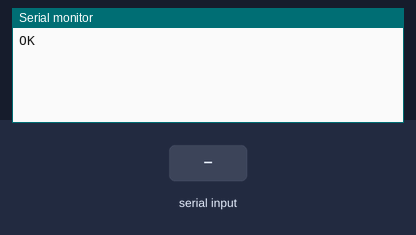
Bench run of a sketch on a simulated Arduino Uno, built with avr-gcc and run on an emulated ATmega328P. Parts: the last lines printed to the serial monitor. Inputs (shaded band) come from the test bench. The modem accepts every AT command (registered, SIM ready, sends succeed) and sends nothing else.

Above: at 1.2 s.
1.3 s: "1" received over the second serial link
At 1.7 s:
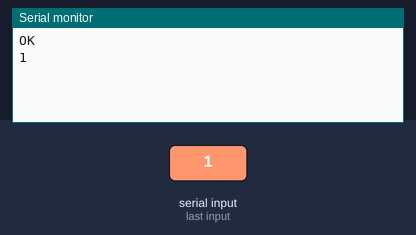
2.8 s: "0" received over the second serial link
At 4.0 s:
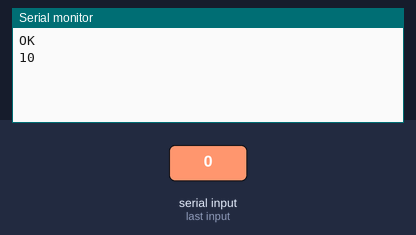

The sketch:

esp8266_at_test.ino
```cpp
#include <SoftwareSerial.h>
#define _baudrate   115200
#define _rxpin      4
#define _txpin      5
SoftwareSerial esp8266( _rxpin, _txpin ); // RX, TX

void setup() {
  Serial.begin( _baudrate );
  esp8266.begin( _baudrate );
  esp8266.println("AT");
}
// AT+UART_CUR=115200,8,1,0,0

void loop(){
  if (esp8266.available()){
    Serial.write(esp8266.read());
  }

  if (Serial.available()){
    esp8266.write(Serial.read());
  }
  delayMicroseconds(30);
}
```

Measured:
- after the input at 1.3 s, the serial monitor: prints a new line at once (image 1)
- after the input at 2.8 s, the serial monitor: prints a new line at once (image 2)
